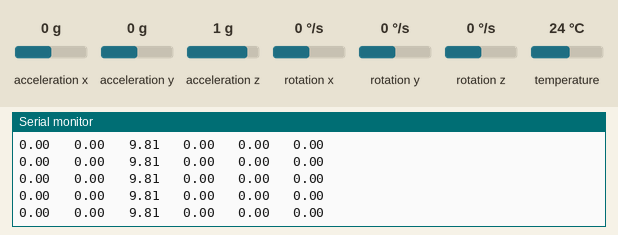
Recording of a sketch running on a simulated Arduino Uno, built with avr-gcc and run on an emulated ATmega328P. On the bench: the last lines printed to the serial monitor. The inputs (shaded band) are chosen by the test bench; at power-on: acceleration x 0 g, acceleration y 0 g, acceleration z 1 g, rotation x 0 °/s, rotation y 0 °/s, rotation z 0 °/s, temperature 24 °C.

Above: at 1.2 s.
1.3 s: acceleration x set to 0.8 g
At 1.9 s:
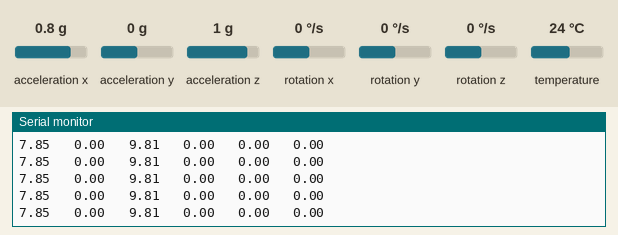
4.3 s: acceleration y set to -1.4 g
At 5.0 s:
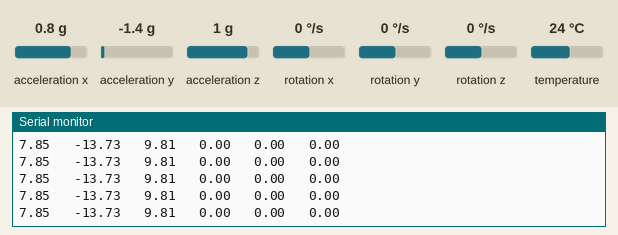
7.3 s: acceleration z set to -1.4 g
At 7.8 s:
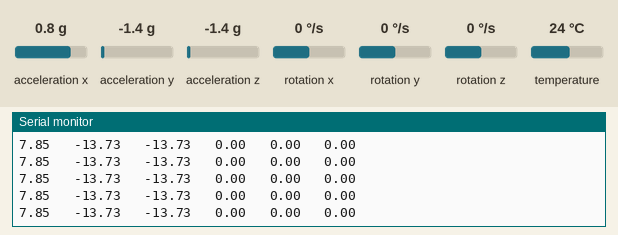
10.3 s: rotation x set to -192 °/s
At 11.2 s:
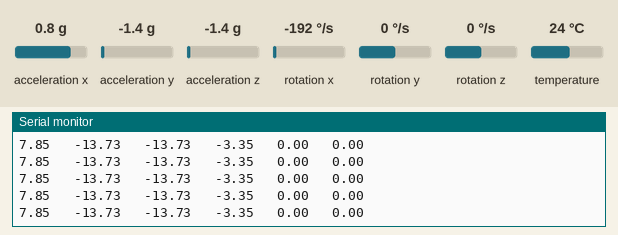

The sketch:

BasicReadRawIMU.ino
```cpp
#include <Adafruit_MPU6050.h>
#include <Adafruit_Sensor.h>
#include <Wire.h>

//Delare the hardware driver here
Adafruit_MPU6050 mpu;

#define radtodeg 57.29746936176985516473022441508
//Macros to make dataoutput easier
#define printtab(x) Serial.print(String(x) + "\t ");
#define printline() Serial.println()

void setup(void)
{
  Serial.begin(115200);
  while (!Serial) {
    delay(10); // will pause until serial console opens
  }

  // Try to initialize the 6050!
  if (!mpu.begin()) {
    Serial.println("Failed to find MPU6050 chip");
    //loop forever
    while (1);
  }

  // Sets the range for accelerometer and gyroscope
  mpu.setAccelerometerRange(MPU6050_RANGE_4_G);
  mpu.setGyroRange(MPU6050_RANGE_250_DEG);
  // Sets the filter bandwidth
  mpu.setFilterBandwidth(MPU6050_BAND_21_HZ);
  printtab("Ax");printtab("Ay");printtab("Az");
  printtab("Gx");printtab("Gy");printtab("Gz");
  printline();
}
void loop()
{
  // Get new sensor events with the readings
  sensors_event_t a, g, temp;
  mpu.getEvent(&a, &g, &temp);

  printtab(a.acceleration.x);
  printtab(a.acceleration.y);
  printtab(a.acceleration.z);
  printtab(g.gyro.x);
  printtab(g.gyro.y);
  printtab(g.gyro.z);

  printline();
  delay(1);
}
```

Measured:
- after the input at 1.3 s, the serial monitor: prints a new line at once (image 1)
- after the input at 4.3 s, the serial monitor: prints a new line at once (image 2)
- after the input at 7.3 s, the serial monitor: prints a new line at once (image 3)
- after the input at 10.3 s, the serial monitor: prints a new line at once (image 4)
